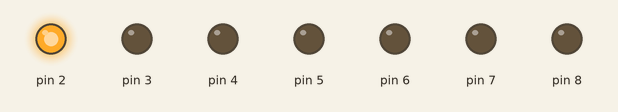
Recording of a sketch running on a simulated Arduino Uno, built with avr-gcc and run on an emulated ATmega328P. Parts: output pins drawn as LEDs (lit = HIGH).

Above: at 0.2 s.
At 1.7 s:
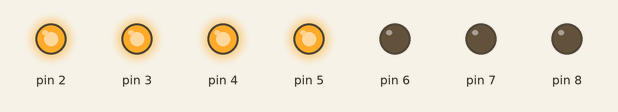
At 2.7 s:
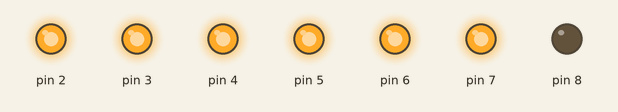
At 3.7 s:
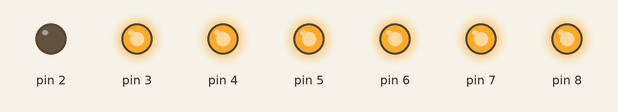
At 5.2 s:
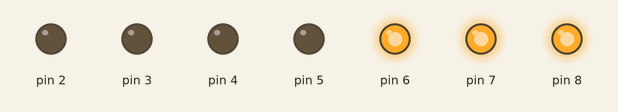
At 7.2 s:
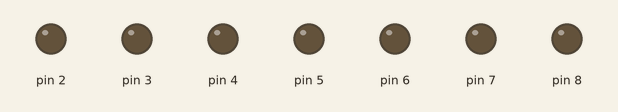
Timing chart, 0 to 10.4 s (numbered marks = the images above):
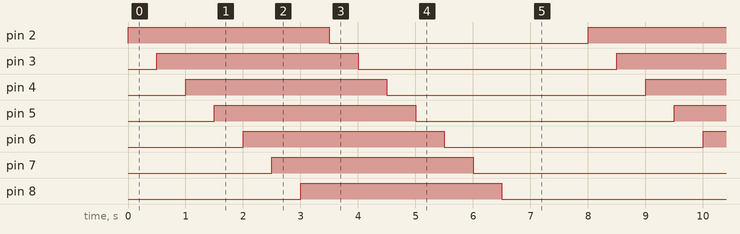

The sketch:

7_Segment_Display_with_Arduino.ino
```cpp
/*
   7 Segment Display with Arduino
   For more details, visit: https://techzeero.com/arduino-tutorials/7-segment-display-with-arduino/
   By this Code we only turn ON and OFF the 7 Segment LED's
*/


void setup()
{
 // define pin modes
 pinMode(2,OUTPUT);
 pinMode(3,OUTPUT);
 pinMode(4,OUTPUT);
 pinMode(5,OUTPUT);
 pinMode(6,OUTPUT);
 pinMode(7,OUTPUT);
 pinMode(8,OUTPUT);

}

void loop()
{
  // loop for turn ON 7-segment leds
  for(int i=2;i<9;i++)
  {
    digitalWrite(i,HIGH);
    delay(500);
  }

  // loop for turn OFF 7-segment leds
  for(int i=2; i<9; i++)
  {
    digitalWrite(i,LOW);
    delay(500);
  }

  delay(1000);
}
```

Measured:
- by itself, pin 2–8: alternates HIGH for 3.5 s and LOW for 4.5 s
- by itself, everything shown: repeats every 8.0 s, in 14 steps
